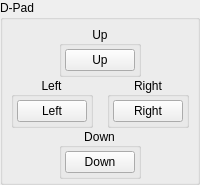
            <widget class="QGroupBox" name="Dpad">
             <property name="sizePolicy">
              <sizepolicy hsizetype="Fixed" vsizetype="Fixed">
               <horstretch>0</horstretch>
               <verstretch>0</verstretch>
              </sizepolicy>
             </property>
             <property name="title">
              <string>D-Pad</string>
             </property>
             <property name="flat">
              <bool>false</bool>
             </property>
             <property name="checkable">
              <bool>false</bool>
             </property>
             <layout class="QVBoxLayout" name="verticalLayout_5">
              <property name="spacing">
               <number>0</number>
              </property>
              <property name="leftMargin">
               <number>3</number>
              </property>
              <property name="topMargin">
               <number>6</number>
              </property>
              <property name="rightMargin">
               <number>3</number>
              </property>
              <property name="bottomMargin">
               <number>3</number>
              </property>
              <item>
               <widget class="QWidget" name="buttonDpadUpWidget" native="true">
                <layout class="QHBoxLayout" name="horizontalLayout_23">
                 <property name="spacing">
                  <number>0</number>
                 </property>
                 <property name="leftMargin">
                  <number>0</number>
                 </property>
                 <property name="topMargin">
                  <number>0</number>
                 </property>
                 <property name="rightMargin">
                  <number>0</number>
                 </property>
                 <property name="bottomMargin">
                  <number>0</number>
                 </property>
                 <item>
                  <spacer name="horizontalSpacerDpadUpLeft">
                   <property name="orientation">
                    <enum>Qt::Horizontal</enum>
                   </property>
                   <property name="sizeHint" stdset="0">
                    <size>
                     <width>20</width>
                     <height>20</height>
                    </size>
                   </property>
                  </spacer>
                 </item>
                 <item alignment="Qt::AlignHCenter">
                  <widget class="QGroupBox" name="buttonDpadUpGroup">
                   <property name="title">
                    <string>Up</string>
                   </property>
                   <property name="alignment">
                    <set>Qt::AlignCenter</set>
                   </property>
                   <layout class="QVBoxLayout" name="buttonDpadUpVerticalLayout">
                    <property name="spacing">
                     <number>3</number>
                    </property>
                    <property name="leftMargin">
                     <number>3</number>
                    </property>
                    <property name="topMargin">
                     <number>3</number>
                    </property>
                    <property name="rightMargin">
                     <number>3</number>
                    </property>
                    <property name="bottomMargin">
                     <number>3</number>
                    </property>
                    <item>
                     <widget class="QPushButton" name="buttonDpadUp">
                      <property name="minimumSize">
                       <size>
                        <width>68</width>
                        <height>0</height>
                       </size>
                      </property>
                      <property name="maximumSize">
                       <size>
                        <width>68</width>
                        <height>16777215</height>
                       </size>
                      </property>
                      <property name="styleSheet">
                       <string notr="true">min-width: 68px;</string>
                      </property>
                      <property name="text">
                       <string>Up</string>
                      </property>
                     </widget>
                    </item>
                   </layout>
                  </widget>
                 </item>
                 <item>
                  <spacer name="horizontalSpacerDpadUpRight">
                   <property name="orientation">
                    <enum>Qt::Horizontal</enum>
                   </property>
                   <property name="sizeHint" stdset="0">
                    <size>
                     <width>20</width>
                     <height>20</height>
                    </size>
                   </property>
                  </spacer>
                 </item>
                </layout>
               </widget>
              </item>
              <item>
               <layout class="QHBoxLayout" name="buttonDpadLeftRightHorizontalLayout">
                <property name="spacing">
                 <number>3</number>
                </property>
                <item alignment="Qt::AlignHCenter">
                 <widget class="QGroupBox" name="buttonDpadLeftGroup">
                  <property name="title">
                   <string>Left</string>
                  </property>
                  <property name="alignment">
                   <set>Qt::AlignCenter</set>
                  </property>
                  <layout class="QVBoxLayout" name="buttonDpadLeftVerticalLayout">
                   <property name="spacing">
                    <number>3</number>
                   </property>
                   <property name="leftMargin">
                    <number>3</number>
                   </property>
                   <property name="topMargin">
                    <number>3</number>
                   </property>
                   <property name="rightMargin">
                    <number>3</number>
                   </property>
                   <property name="bottomMargin">
                    <number>3</number>
                   </property>
                   <item>
                    <widget class="QPushButton" name="buttonDpadLeft">
                     <property name="minimumSize">
                      <size>
                       <width>68</width>
                       <height>0</height>
                      </size>
                     </property>
                     <property name="maximumSize">
                      <size>
                       <width>68</width>
                       <height>16777215</height>
                      </size>
                     </property>
                     <property name="styleSheet">
                      <string notr="true">min-width: 68px;</string>
                     </property>
                     <property name="text">
                      <string>Left</string>
                     </property>
                    </widget>
                   </item>
                  </layout>
                 </widget>
                </item>
                <item alignment="Qt::AlignHCenter">
                 <widget class="QGroupBox" name="buttonDpadRightGroup">
                  <property name="title">
                   <string>Right</string>
                  </property>
                  <property name="alignment">
                   <set>Qt::AlignCenter</set>
                  </property>
                  <layout class="QVBoxLayout" name="buttonDpadRightVerticalLayout">
                   <property name="spacing">
                    <number>3</number>
                   </property>
                   <property name="leftMargin">
                    <number>3</number>
                   </property>
                   <property name="topMargin">
                    <number>3</number>
                   </property>
                   <property name="rightMargin">
                    <number>3</number>
                   </property>
                   <property name="bottomMargin">
                    <number>3</number>
                   </property>
                   <item>
                    <widget class="QPushButton" name="buttonDpadRight">
                     <property name="minimumSize">
                      <size>
                       <width>68</width>
                       <height>0</height>
                      </size>
                     </property>
                     <property name="maximumSize">
                      <size>
                       <width>68</width>
                       <height>16777215</height>
                      </size>
                     </property>
                     <property name="styleSheet">
                      <string notr="true">min-width: 68px;</string>
                     </property>
                     <property name="text">
                      <string>Right</string>
                     </property>
                    </widget>
                   </item>
                  </layout>
                 </widget>
                </item>
               </layout>
              </item>
              <item>
               <widget class="QWidget" name="buttonDpadDownWidget" native="true">
                <layout class="QHBoxLayout" name="horizontalLayout_24">
                 <property name="spacing">
                  <number>0</number>
                 </property>
                 <property name="leftMargin">
                  <number>0</number>
                 </property>
                 <property name="topMargin">
                  <number>0</number>
                 </property>
                 <property name="rightMargin">
                  <number>0</number>
                 </property>
                 <property name="bottomMargin">
                  <number>0</number>
                 </property>
                 <item>
                  <spacer name="horizontalSpacerDpadDownLeft">
                   <property name="orientation">
                    <enum>Qt::Horizontal</enum>
                   </property>
                   <property name="sizeHint" stdset="0">
                    <size>
                     <width>20</width>
                     <height>20</height>
                    </size>
                   </property>
                  </spacer>
                 </item>
                 <item alignment="Qt::AlignHCenter">
                  <widget class="QGroupBox" name="buttonDpadDownGroup">
                   <property name="title">
                    <string>Down</string>
                   </property>
                   <property name="alignment">
                    <set>Qt::AlignCenter</set>
                   </property>
                   <layout class="QVBoxLayout" name="buttonDpadDownVerticalLayout">
                    <property name="spacing">
                     <number>3</number>
                    </property>
                    <property name="leftMargin">
                     <number>3</number>
                    </property>
                    <property name="topMargin">
                     <number>3</number>
                    </property>
                    <property name="rightMargin">
                     <number>3</number>
                    </property>
                    <property name="bottomMargin">
                     <number>3</number>
                    </property>
                    <item>
                     <widget class="QPushButton" name="buttonDpadDown">
                      <property name="minimumSize">
                       <size>
                        <width>68</width>
                        <height>0</height>
                       </size>
                      </property>
                      <property name="maximumSize">
                       <size>
                        <width>68</width>
                        <height>16777215</height>
                       </size>
                      </property>
                      <property name="styleSheet">
                       <string notr="true">min-width: 68px;</string>
                      </property>
                      <property name="text">
                       <string>Down</string>
                      </property>
                     </widget>
                    </item>
                   </layout>
                  </widget>
                 </item>
                 <item>
                  <spacer name="horizontalSpacerDpadDownRight">
                   <property name="orientation">
                    <enum>Qt::Horizontal</enum>
                   </property>
                   <property name="sizeHint" stdset="0">
                    <size>
                     <width>20</width>
                     <height>20</height>
                    </size>
                   </property>
                  </spacer>
                 </item>
                </layout>
               </widget>
              </item>
             </layout>
            </widget>
